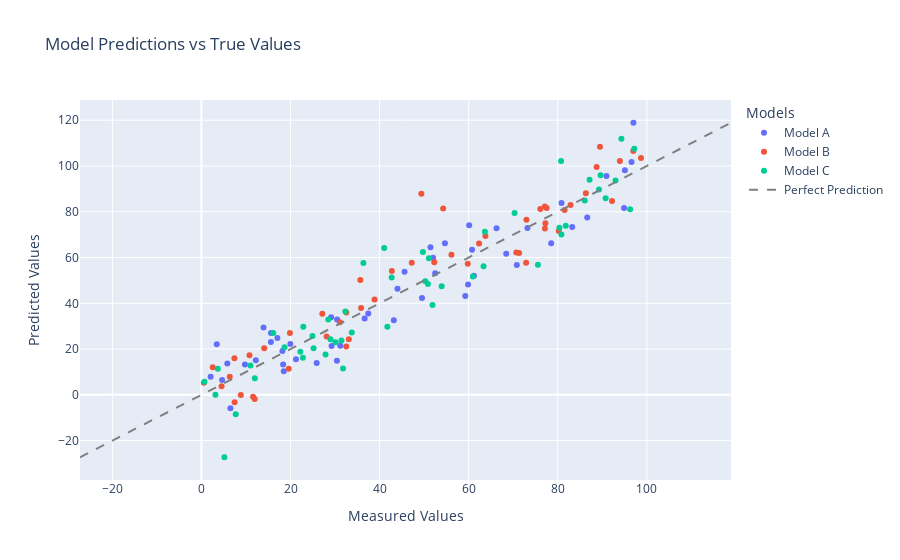

Here is the notebook cell this chart was saved with:
### Code cell
import plotly.graph_objects as go
import numpy as np

def plot_predictions_vs_truths(predictions, truths, series_names=None, 
                               title='True vs Predicted Values', 
                               xaxis_title='True Values', 
                               yaxis_title='Predicted Values', 
                               legend_title='Series',
                               show_diagonal=True, 
                               show_points=True,
                               path=None):
    """
    Plots true values vs predictions for multiple series using Plotly.
    
    Parameters:
    predictions (np.ndarray): 2D array of predicted values (rows: series, columns: points).
    truths (np.ndarray): 2D array of true values (same shape as predictions).
    series_names (list, optional): Names for each series. Defaults to generic names.
    title (str, optional): Plot title.
    xaxis_title (str, optional): X-axis title.
    yaxis_title (str, optional): Y-axis title.
    legend_title (str, optional): Legend title.
    show_diagonal (bool, optional): Whether to show the diagonal line.
    show_points (bool, optional): Whether points are visible by default (False sets to 'legendonly').
    path (str, optional): Path to save the plot as HTML.
    """
    # Validate input shapes
    if predictions.shape != truths.shape:
        raise ValueError("predictions and truths must have the same shape")
    
    n_series = predictions.shape[0]
    
    # Generate default series names if not provided
    if series_names is None:
        series_names = [f'Series {i+1}' for i in range(n_series)]
    elif len(series_names) != n_series:
        raise ValueError("series_names length must match number of series")
    
    # Create traces for each series
    traces = []
    for i in range(n_series):
        trace = go.Scatter(
            x=truths[i],
            y=predictions[i],
            mode='markers',
            name=series_names[i],
            visible=None if show_points else 'legendonly'
        )
        traces.append(trace)
    
    # Create diagonal line trace if enabled
    if show_diagonal:
        all_values = np.concatenate([truths.flatten(), predictions.flatten()])
        min_val, max_val = min(all_values), max(all_values)
        diagonal_trace = go.Scatter(
            x=[min_val, max_val],
            y=[min_val, max_val],
            mode='lines',
            line=dict(dash='dash', color='gray'),
            name='Perfect Prediction'
        )
        traces.append(diagonal_trace)
    
    # Create figure and update layout
    fig = go.Figure(data=traces)
    fig.update_layout(
        title=title,
        xaxis_title=xaxis_title,
        yaxis_title=yaxis_title,
        legend_title=legend_title
    )
    
    # Save to HTML if path is provided
    if path:
        fig.write_html(path)
    
    return fig

# Example usage
np.random.seed(42)
# Generate random data: 3 series, 50 points each
truths = np.random.rand(3, 50) * 100
predictions = truths + np.random.randn(3, 50) * 10  # Add noise

# Generate plot
fig = plot_predictions_vs_truths(
    predictions=predictions,
    truths=truths,
    series_names=['Model A', 'Model B', 'Model C'],
    title='Model Predictions vs True Values',
    xaxis_title='Measured Values',
    yaxis_title='Predicted Values',
    legend_title='Models',
    show_diagonal=True,
    show_points=True,
    path=
)
fig

v

### Figure 1 — Plotly figure (JSON) as saved in the notebook; plotly's stock layout.template omitted (floating-point values rounded to 4 significant figures)
{"data": [{"mode": "markers", "name": "Model A", "type": "scatter", "x": [37.45, 95.07, 73.2, 59.87, 15.6, 15.6, 5.808, 86.62, 60.11, 70.81, 2.058, 96.99, 83.24, 21.23, 18.18, 18.34, 30.42, 52.48, 43.19, 29.12, 61.19, 13.95, 29.21, 36.64, 45.61, 78.52, 19.97, 51.42, 59.24, 4.645, 60.75, 17.05, 6.505, 94.89, 96.56, 80.84, 30.46, 9.767, 68.42, 44.02, 12.2, 49.52, 3.439, 90.93, 25.88, 66.25, 31.17, 52.01, 54.67, 18.49], "y": [35.53, 98.09, 72.85, 48.18, 27.03, 23.12, 13.72, 77.52, 74.14, 56.79, 7.927, 118.9, 73.34, 15.57, 19.18, 13.31, 14.92, 53.16, 32.57, 33.86, 51.99, 29.45, 21.38, 33.42, 53.74, 66.21, 22.24, 64.49, 43.17, 6.491, 63.35, 24.87, -5.864, 81.68, 101.8, 83.81, 32.97, 13.23, 61.62, 46.34, 15.13, 42.37, 22.1, 95.67, 13.96, 72.82, 21.42, 59.88, 66.26, 10.28]}, {"mode": "markers", "name": "Model B", "type": "scatter", "x": [96.96, 77.51, 93.95, 89.48, 59.79, 92.19, 8.849, 19.6, 4.523, 32.53, 38.87, 27.13, 82.87, 35.68, 28.09, 54.27, 14.09, 80.22, 7.455, 98.69, 77.22, 19.87, 0.5522, 81.55, 70.69, 72.9, 77.13, 7.404, 35.85, 11.59, 86.31, 62.33, 33.09, 6.356, 31.1, 32.52, 72.96, 63.76, 88.72, 47.22, 11.96, 71.32, 76.08, 56.13, 77.1, 49.38, 52.27, 42.75, 2.542, 10.79], "y": [106.6, 81.64, 102.2, 108.5, 57.34, 84.65, -0.04589, 11.44, 3.752, 35.94, 41.63, 35.41, 83.0, 50.21, 25.45, 81.47, 20.35, 71.65, -3.254, 103.5, 74.99, 27.01, 5.285, 80.82, 62.22, 57.75, 72.66, 15.97, 37.99, -0.8705, 88.04, 66.18, 24.25, 7.893, 31.68, 21.09, 76.54, 69.36, 99.55, 57.76, -1.817, 61.95, 81.23, 61.27, 82.25, 87.91, 57.98, 54.11, 12.08, 17.3]}, {"mode": "markers", "name": "Model C", "type": "scatter", "x": [3.143, 63.64, 31.44, 50.86, 90.76, 24.93, 41.04, 75.56, 22.88, 7.698, 28.98, 16.12, 92.97, 80.81, 63.34, 87.15, 80.37, 18.66, 89.26, 53.93, 80.74, 89.61, 31.8, 11.01, 22.79, 42.71, 81.8, 86.07, 0.6952, 51.07, 41.74, 22.21, 11.99, 33.76, 94.29, 32.32, 51.88, 70.3, 36.36, 97.18, 96.24, 25.18, 49.72, 30.09, 28.48, 3.689, 60.96, 50.27, 5.148, 27.86], "y": [-0.009774, 71.23, 23.71, 48.49, 85.9, 25.75, 64.18, 56.88, 29.74, -8.429, 24.26, 27.01, 93.61, 70.03, 56.19, 93.94, 73.06, 20.82, 89.71, 47.42, 102.2, 95.95, 11.55, 12.87, 16.18, 51.24, 73.88, 84.93, 5.745, 59.73, 29.74, 18.87, 7.237, 27.23, 111.9, 36.37, 39.27, 79.48, 57.58, 107.5, 81.05, 20.34, 62.39, 23.01, 32.92, 11.44, 51.69, 49.67, -27.26, 17.62]}, {"line": {"color": "gray", "dash": "dash"}, "mode": "lines", "name": "Perfect Prediction", "type": "scatter", "x": [-27.26, 118.9], "y": [-27.26, 118.9]}], "layout": {"legend": {"title": {"text": "Models"}}, "title": {"text": "Model Predictions vs True Values"}, "xaxis": {"title": {"text": "Measured Values"}}, "yaxis": {"title": {"text": "Predicted Values"}}}}
